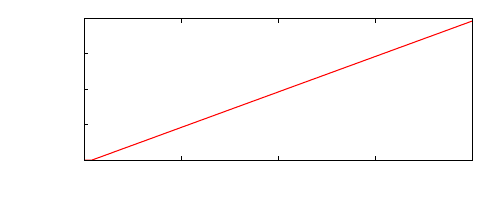

gnuplot code for this plot:
# set terminal x11 
# set output
set style line 1 lt 1 lw 3
set style line 2 lt 1 lw 3
set style line 3 lt 1 lw 3
set style line 4 lt 1 lw 3
set style line 5 lt 1 lw 1
set size 1,0.6
set origin 0,0
set key horiz samplen 2 noreverse spacing 1 width 0
set key at first 30, second 3
set xtics 50
set ytics nomirror
set ytics 500
set yrange [-10:2000]
set ylabel "Backorder -Retailer"
set xlabel "Time"
plot "unstable_SC.dat" u 1:2 w l ls 2 notitle;



